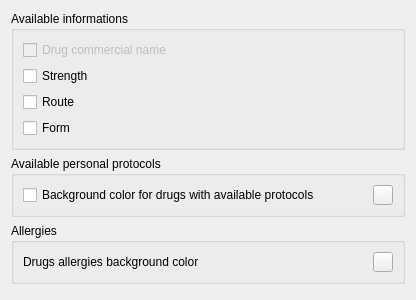
<?xml version="1.0" encoding="UTF-8"?>
<ui version="4.0">
 <class>DrugsWidget::Internal::DrugsSelectorWidget</class>
 <widget class="QWidget" name="DrugsWidget::Internal::DrugsSelectorWidget">
  <property name="geometry">
   <rect>
    <x>0</x>
    <y>0</y>
    <width>416</width>
    <height>300</height>
   </rect>
  </property>
  <property name="windowTitle">
   <string>Form</string>
  </property>
  <layout class="QGridLayout" name="gridLayout">
   <item row="0" column="0">
    <widget class="QGroupBox" name="groupBox_4">
     <property name="title">
      <string>Available informations</string>
     </property>
     <layout class="QGridLayout" name="gridLayout_6">
      <item row="0" column="0">
       <widget class="QCheckBox" name="drugsBrandNameBox">
        <property name="enabled">
         <bool>false</bool>
        </property>
        <property name="text">
         <string>Drug commercial name</string>
        </property>
       </widget>
      </item>
      <item row="2" column="0">
       <widget class="QCheckBox" name="routeBox">
        <property name="text">
         <string>Route</string>
        </property>
       </widget>
      </item>
      <item row="3" column="0">
       <widget class="QCheckBox" name="formBox">
        <property name="text">
         <string>Form</string>
        </property>
       </widget>
      </item>
      <item row="1" column="0">
       <widget class="QCheckBox" name="checkBox">
        <property name="text">
         <string>Strength</string>
        </property>
       </widget>
      </item>
     </layout>
    </widget>
   </item>
   <item row="1" column="0">
    <widget class="QGroupBox" name="groupBox_3">
     <property name="title">
      <string>Available personal protocols</string>
     </property>
     <layout class="QGridLayout" name="gridLayout_5">
      <item row="0" column="1">
       <widget class="Utils::ColorButtonChooser" name="backgroundDosagesAvailableButton">
        <property name="minimumSize">
         <size>
          <width>20</width>
          <height>20</height>
         </size>
        </property>
        <property name="maximumSize">
         <size>
          <width>20</width>
          <height>20</height>
         </size>
        </property>
        <property name="text">
         <string/>
        </property>
       </widget>
      </item>
      <item row="0" column="0">
       <widget class="QCheckBox" name="useBackgroundForDosages">
        <property name="text">
         <string>Background color for drugs with available protocols</string>
        </property>
       </widget>
      </item>
     </layout>
    </widget>
   </item>
   <item row="3" column="0">
    <spacer name="verticalSpacer">
     <property name="orientation">
      <enum>Qt::Vertical</enum>
     </property>
     <property name="sizeHint" stdset="0">
      <size>
       <width>20</width>
       <height>40</height>
      </size>
     </property>
    </spacer>
   </item>
   <item row="2" column="0">
    <widget class="QGroupBox" name="groupBox">
     <property name="title">
      <string>Allergies</string>
     </property>
     <layout class="QGridLayout" name="gridLayout_2">
      <item row="0" column="0">
       <widget class="QLabel" name="label">
        <property name="text">
         <string>Drugs allergies background color</string>
        </property>
       </widget>
      </item>
      <item row="0" column="1">
       <widget class="Utils::ColorButtonChooser" name="backgroundAllergiesButton">
        <property name="minimumSize">
         <size>
          <width>20</width>
          <height>20</height>
         </size>
        </property>
        <property name="maximumSize">
         <size>
          <width>20</width>
          <height>20</height>
         </size>
        </property>
        <property name="text">
         <string/>
        </property>
       </widget>
      </item>
     </layout>
    </widget>
   </item>
  </layout>
 </widget>
 <customwidgets>
  <customwidget>
   <class>Utils::ColorButtonChooser</class>
   <extends>QPushButton</extends>
   <header location="global">utils/widgets/colorbuttonchooser.h</header>
  </customwidget>
 </customwidgets>
 <resources/>
 <connections/>
</ui>
